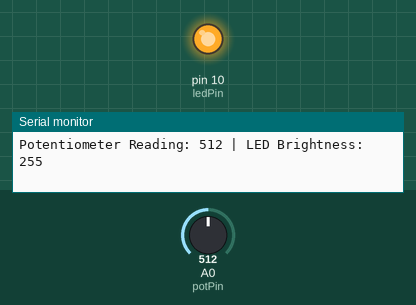
This sketch was run on a simulated Arduino Uno, built with avr-gcc and run on an emulated ATmega328P. On the bench: output pins drawn as LEDs (lit = HIGH), the last lines printed to the serial monitor. Inputs (shaded band) come from the test bench; at power-on: A0 (potPin) = 512.

Above: at 1.2 s.
1.3 s: A0 (potPin) set to 530
At 2.5 s:
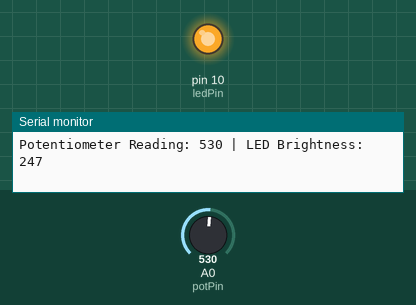
2.8 s: A0 (potPin) set to 716
At 3.1 s:
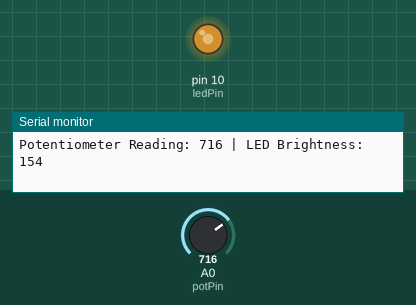
4.3 s: A0 (potPin) set to 0
At 4.7 s:
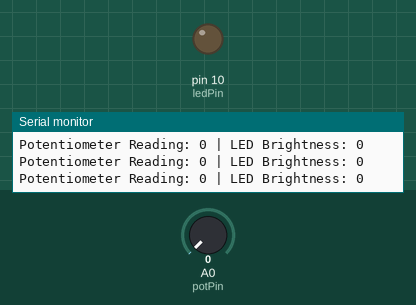
Timing chart, 0 to 7.3 s (numbered marks = the images above; inputs shaded):
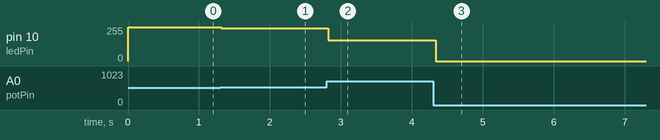

The sketch:

sketch_apr28a.ino
```cpp
const int potPin = A0;    // Potentiometer connected to analog pin A0
const int ledPin = 10;     // LED connected to PWM pin D9

void setup() {
  Serial.begin(9600);      // Start serial communication for debugging
}

void loop() {
  int potValue = analogRead(potPin); // Read the potentiometer value (0-1023)

  // Map the potentiometer value to a brightness value with max at the center (512)
  int ledBrightness = map(abs(potValue - 512), 0, 512, 255, 0);

  // Print potentiometer value and LED brightness to serial monitor
  Serial.print("Potentiometer Reading: ");
  Serial.print(potValue);
  Serial.print(" | LED Brightness: ");
  Serial.println(ledBrightness);

  analogWrite(ledPin, ledBrightness); // Set LED brightness based on the mapped value

  delay(100);  // Small delay for readability in the serial monitor
}
```

Measured:
- after the input at 1.3 s, pin 10 (ledPin): 255/255 → 247/255 at once
- after the input at 2.8 s, pin 10 (ledPin): 247/255 → 154/255 at once
- after the input at 4.3 s, pin 10 (ledPin): 154/255 → 0/255 at once
